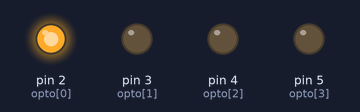
The sketch below on a simulated Arduino Uno, built with avr-gcc and run on an emulated ATmega328P. Parts: output pins drawn as LEDs (lit = HIGH).

Above: at 0.12 s.
At 2.7 s:
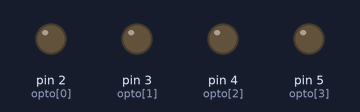
At 10.62 s:
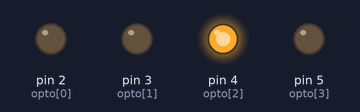
At 15.87 s:
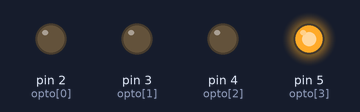
At 26.37 s:
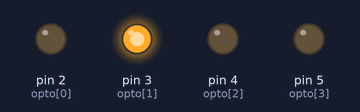
Timing chart, 0 to 27.3 s (numbered marks = the images above):
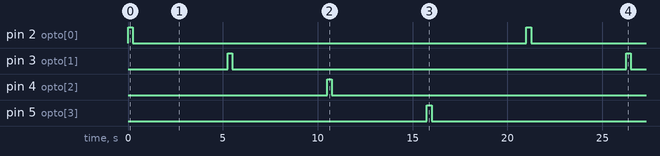

Measured:
- by itself, pin 2 (opto[0]), pin 3 (opto[1]), pin 4 (opto[2]), pin 5 (opto[3]): alternates HIGH for 0.25 s and LOW for 20.8 s
- by itself, everything shown: repeats every 21.0 s, in 8 steps

The sketch:

test_optocoupler.ino
```cpp
#define BUTTON0 2
#define BUTTON1 3
#define BOARDLED 13

// optocoupler outputs
int opto[] = {2,3,4,5};

void setup()
{
  Serial.begin(9600);

  for(int i=0; i<4; i++) {
    pinMode(opto[i], OUTPUT);
    digitalWrite(opto[i], LOW);
  }
}

void loop()
{
  for(int i=0; i<4; i++) {
    digitalWrite(opto[i], HIGH);
    delay(250);
    digitalWrite(opto[i], LOW);
    delay(5000);
  }
}
```
